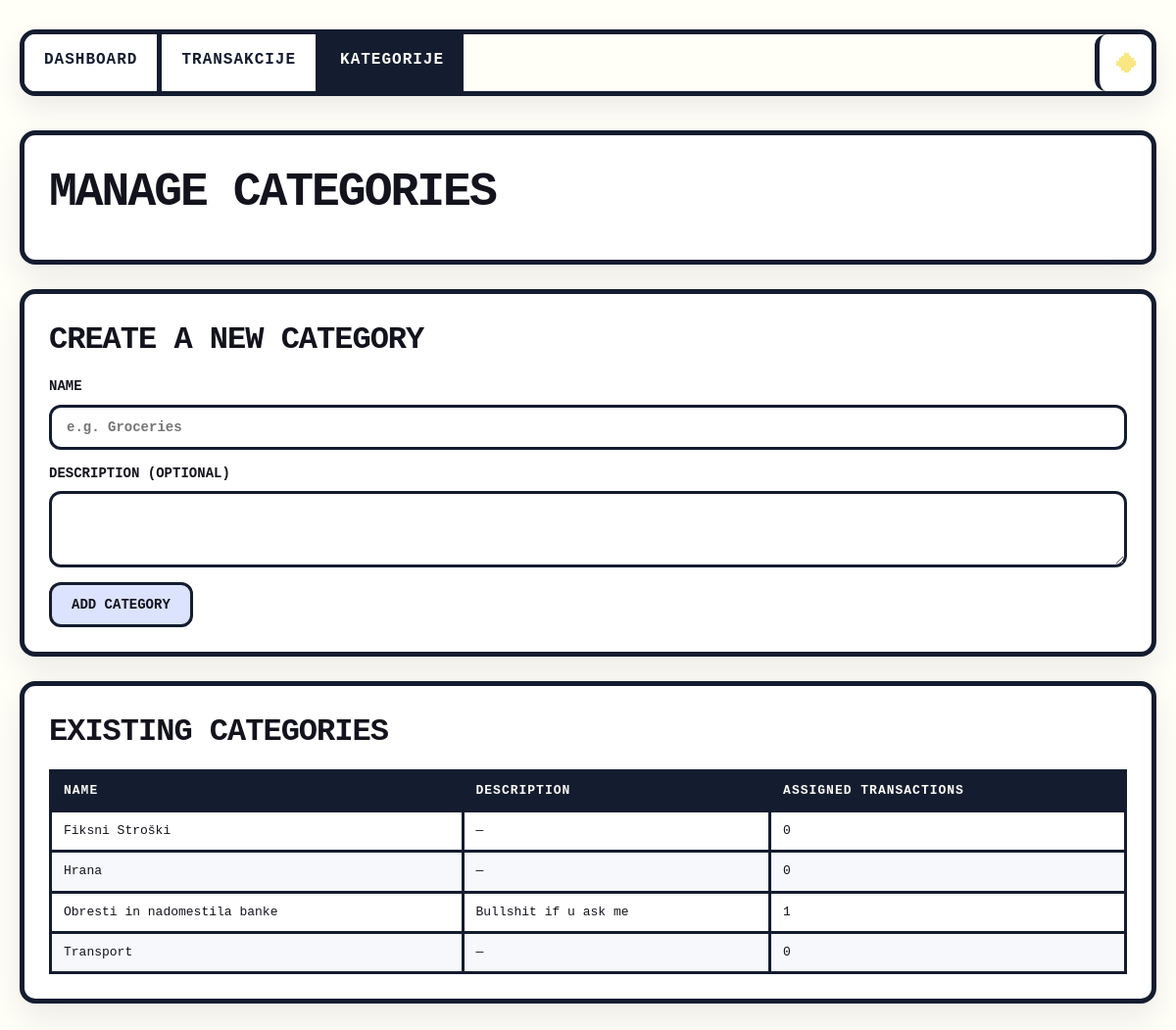
The page /categories on the database as committed earlier.
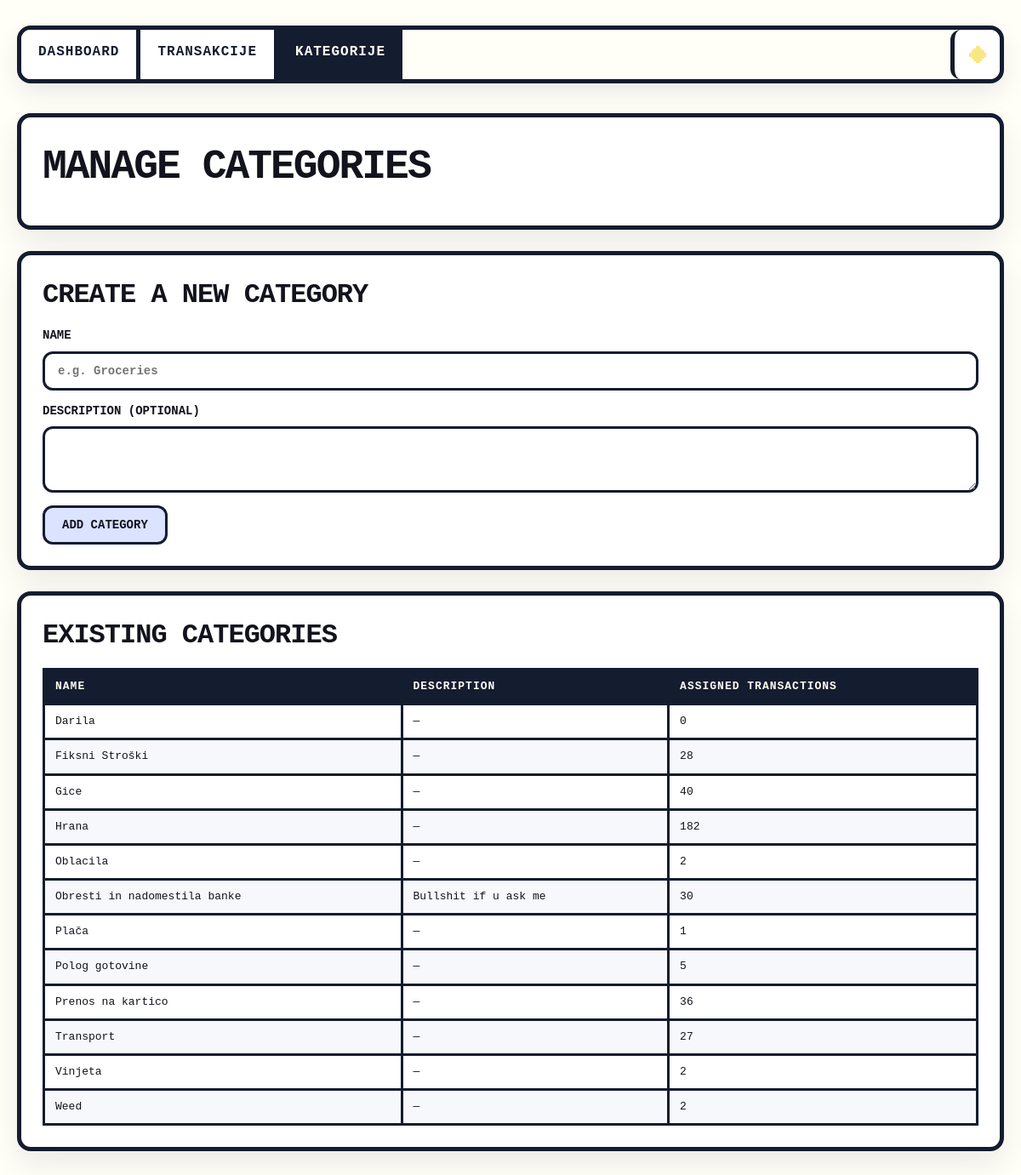
The same page on the database as committed later.
### tables this page shows
CREATE TABLE categories (
            id INTEGER PRIMARY KEY AUTOINCREMENT,
            name TEXT NOT NULL UNIQUE,
            description TEXT
        );

### app.py (the view, shortened to what this page needs)
@app.route("/categories", methods=["GET", "POST"])
def categories_view():
    conn = get_category_db_connection()
    message = None
    error = None
    categories = conn.execute(
        """
        SELECT c.id, c.name, c.description,
               COUNT(tc.transaction_id) AS assignment_count
        FROM categories c
        LEFT JOIN transaction_categories tc ON tc.category_id = c.id
        GROUP BY c.id
        ORDER BY c.name ASC
        """
    ).fetchall()
    conn.close()
    return render_template(
        "categories.html",
        categories=categories,
        message=message,
        error=error,
    )

### app.py (called while the page is built)
def get_category_db_connection():
    conn = sqlite3.connect(CATEGORY_DB_PATH)
    conn.row_factory = sqlite3.Row
    return conn

### templates/categories.html (shortened to what this page needs)
<!DOCTYPE html>
<html lang="sl">
<head>
</head>
<body>
<div class="container">
    {% set active_page = 'categories' %}
    {% include '_navbar.html' %}
    <div class="card">
        <h1>Manage categories</h1>
    </div>
    <div class="card">
        <h2>Create a new category</h2>
        <form method="post">
            <div class="form-group">
                <label for="name">Name</label>
                <input type="text" id="name" name="name" placeholder="e.g. Groceries" required>
            </div>
            <div class="form-group">
                <label for="description">Description (optional)</label>
                <textarea id="description" name="description" rows="3"></textarea>
            </div>
            <button type="submit">Add category</button>
        </form>
    </div>
    <div class="card">
        <h2>Existing categories</h2>
        <table>
            <thead>
            <tr>
                <th>Name</th>
                <th>Description</th>
                <th>Assigned transactions</th>
            </tr>
            </thead>
            <tbody>
            {% for cat in categories %}
                <tr>
                    <td>{{ cat['name'] }}</td>
                    <td>{{ cat['description'] or '—' }}</td>
                    <td>{{ cat['assignment_count'] }}</td>
                </tr>
            {% else %}
                <tr>
                    <td colspan="3">No categories created yet.</td>
                </tr>
            {% endfor %}
            </tbody>
        </table>
    </div>
</div>
</body>
</html>

### templates/_navbar.html (shortened to what this page needs)
{% set active_page = active_page or '' %}
<nav class="main-nav">
    <a href="{{ url_for('dashboard') }}" class="{% if active_page == 'dashboard' %}active{% endif %}">Dashboard</a>
    <a href="{{ url_for('transactions_view') }}" class="{% if active_page == 'transactions' %}active{% endif %}">Transakcije</a>
    <a href="{{ url_for('categories_view') }}" class="{% if active_page == 'categories' %}active{% endif %}">Kategorije</a>
    <button type="button"
            id="themeToggle"
            class="theme-toggle"
            aria-label="Preklopi temo"
            aria-pressed="false">
        <span class="icon icon-sun" aria-hidden="true"></span>
    </button>
</nav>

### templates/categories.html (style rules this page uses)
* { box-sizing: border-box; }
:root { --body-bg: #fffef7; --text-color: #12131c; --border-color: #141c2f; --card-bg: #ffffff; --nav-bg: #fffef7; --nav-link-bg: #ffffff; --nav-link-color: #141c2f; --nav-link-active-bg: #141c2f; --nav-link-active-color: #fffef7; --nav-link-hover-bg: #e6ecff; --button-bg: #dbe3ff; --button-hover-bg: #c3d2ff; --muted-surface: #f7f8fb; --table-head-bg: #141c2f; --table-head-color: #fffef7; --grid-line-color: #c5ccd9; --toggle-bg: #ffffff; --toggle-color: #141c2f; --toggle-hover-bg: #e6ecff; --card-shadow: rgba(4, 11, 38, 0.08); --link-color: #0b3173; --amount-pos-bg: #cfe8d3; --amount-pos-color: #1b4a33; --amount-neg-bg: #ffd6da; --amount-neg-color: #64232a; --input-bg: #ffffff; --input-border: #141c2f; }
body { font-family: 'Courier New', Courier, monospace; background: var(--body-bg); color: var(--text-color); margin: 0; padding: 30px 20px 40px; line-height: 1.4; }
a { color: var(--link-color); text-decoration: underline; font-weight: 900; transition: color 0.2s ease; letter-spacing: 1px; }
h1 { font-size: 48px; font-weight: 900; margin: 0 0 10px 0; text-transform: uppercase; letter-spacing: -2px; }
h2 { font-size: 32px; font-weight: 900; margin: 0 0 15px 0; text-transform: uppercase; letter-spacing: -1px; }
.container { max-width: 1300px; margin: 0 auto; }
.main-nav { position: sticky; top: 10px; z-index: 100; display: flex; flex-wrap: wrap; align-items: stretch; gap: 0; margin-bottom: 35px; border: 5px solid var(--border-color); border-radius: 16px; overflow: hidden; background: var(--nav-bg); box-shadow: 0 12px 28px var(--card-shadow); }
.main-nav a { text-decoration: none; padding: 15px 20px; background: var(--nav-link-bg); border-right: 5px solid var(--border-color); color: var(--nav-link-color); font-size: 16px; font-weight: 900; text-transform: uppercase; letter-spacing: 1px; transition: background-color 0.2s ease, color 0.2s ease; }
.main-nav a:last-of-type { border-right: none; }
.main-nav a.active { background: var(--nav-link-active-bg); color: var(--nav-link-active-color); }
.main-nav .theme-toggle { margin-left: auto; border: none; border-left: 5px solid var(--border-color); background: var(--toggle-bg); color: var(--toggle-color); font-family: 'Courier New', Courier, monospace; font-weight: 900; text-transform: uppercase; cursor: pointer; width: 58px; min-width: 58px; aspect-ratio: 1 / 1; flex-shrink: 0; display: flex; align-items: center; justify-content: center; padding: 0; transition: background-color 0.2s ease; }
.theme-toggle .icon { font-size: 0; line-height: 1; width: 26px; height: 26px; display: inline-flex; align-items: center; justify-content: center; }
.theme-toggle .icon::before { content: ''; width: 20px; height: 20px; background-size: cover; image-rendering: pixelated; display: block; }
.theme-toggle .icon-sun::before { background-image: var(--icon-sun); }
.card { background: var(--card-bg); border: 5px solid var(--border-color); padding: 25px; margin-bottom: 25px; color: inherit; border-radius: 16px; box-shadow: 0 15px 35px var(--card-shadow); }
.form-group { display: flex; flex-direction: column; margin-bottom: 15px; }
.form-group label { font-weight: 900; text-transform: uppercase; margin-bottom: 8px; font-size: 14px; }
input[type="text"], textarea { padding: 12px 15px; border: 3px solid var(--input-border); background: var(--input-bg); color: var(--text-color); font-family: 'Courier New', Courier, monospace; font-size: 14px; font-weight: 700; border-radius: 12px; transition: border-color 0.2s ease, background-color 0.2s ease; }
button { padding: 12px 20px; border: 3px solid var(--border-color); background: var(--button-bg); color: var(--text-color); cursor: pointer; font-family: 'Courier New', Courier, monospace; font-weight: 900; font-size: 14px; text-transform: uppercase; border-radius: 12px; transition: background-color 0.2s ease; }
table { width: 100%; border-collapse: collapse; margin-top: 15px; font-size: 13px; }
th, td { padding: 10px 12px; border: 3px solid var(--border-color); text-align: left; color: inherit; background: var(--card-bg); transition: background-color 0.2s ease; }
th { background: var(--table-head-bg); color: var(--table-head-color); font-weight: 900; text-transform: uppercase; letter-spacing: 1px; }
tbody tr:nth-child(even) td { background: var(--muted-surface); }

Rows that differ between the two databases and show on the page:
added categories: name "Darila", cat "—", assignment_count "0"
computed for categories "Fiksni Stroški": assignment_count "0" → "28"
added categories: name "Gice", cat "—", assignment_count "40"
computed for categories "Hrana": assignment_count "0" → "182"
added categories: name "Oblacila", cat "—", assignment_count "2"
computed for categories "Obresti in nadomestila banke": assignment_count "1" → "30"
added categories: name "Plača", cat "—", assignment_count "1"
added categories: name "Polog gotovine", cat "—", assignment_count "5"
added categories: name "Prenos na kartico", cat "—", assignment_count "36"
computed for categories "Transport": assignment_count "0" → "27"
added categories: name "Vinjeta", cat "—", assignment_count "2"
added categories: name "Weed", cat "—", assignment_count "2"
